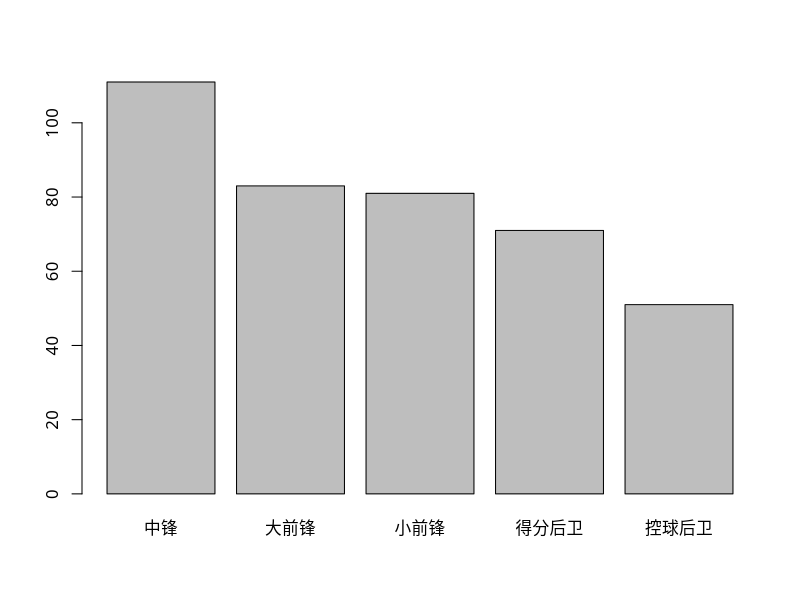
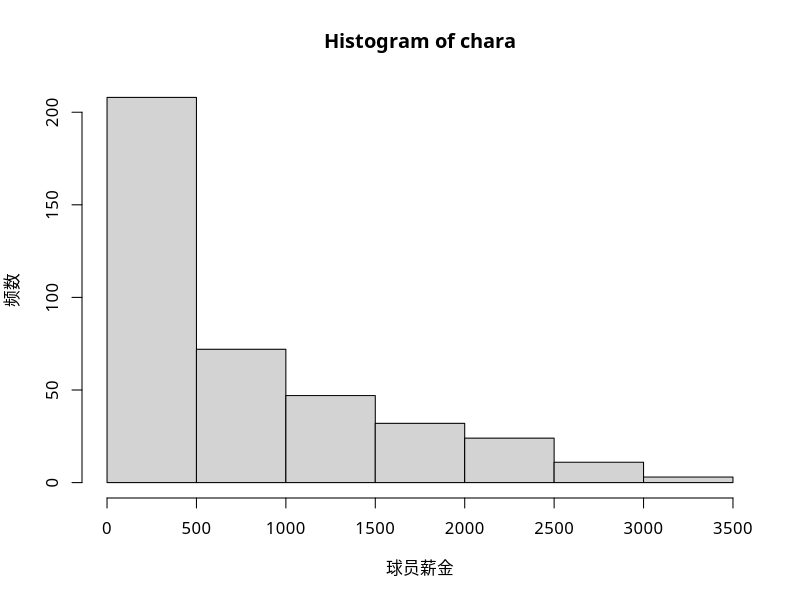
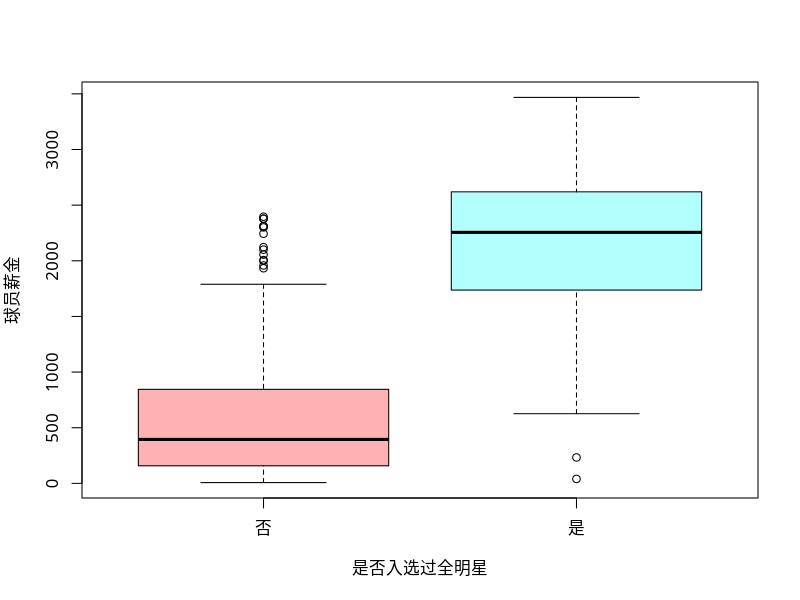
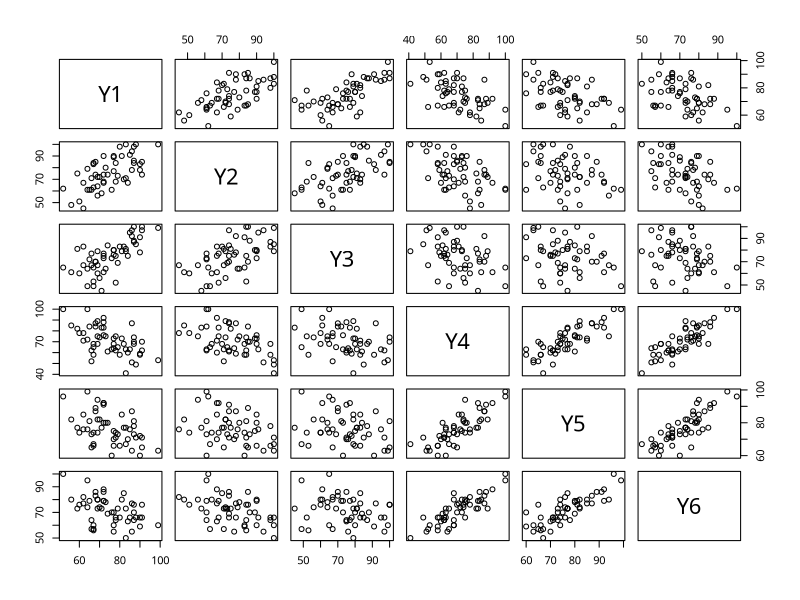

Here is the R script that generated these plots, in order:
## ---- chunk 1
knitr::opts_chunk$set(echo = TRUE)
## ---- chunk 2
rm(list = ls())
nba = read.csv("NBA.csv")#引入数据源
nba#显示所以数据
par(family = 'STKaiti')#转换中文码
## ---- chunk 3
par(family = 'STKaiti')
## 定性变量--柱状图 ##
a = table(nba$位置)#统计NBA个位置球员人数
barplot(a, names.arg = names(a))#画出柱状图
## ---- chunk 4
## 定量变量--直方图 ##
par(family = 'STKaiti')
chara = sort(nba$球员薪金)[1:1500] 
hist(chara, breaks = 10, xlab = "球员薪金", ylab = "频数") 
## ---- chunk 5
par(family = 'STKaiti')
## 定性与定量变量--分组箱线图 ##
boxplot(nba$球员薪金~是否入选过全明星, data = nba, col = rainbow(2, alpha = 0.3), ylab = "球员薪金")
## ---- chunk 6
# 定量与定量之间--散点图矩阵
par(family = 'STKaiti')
student = read.csv('student.csv')
head(student)
pairs(student)
